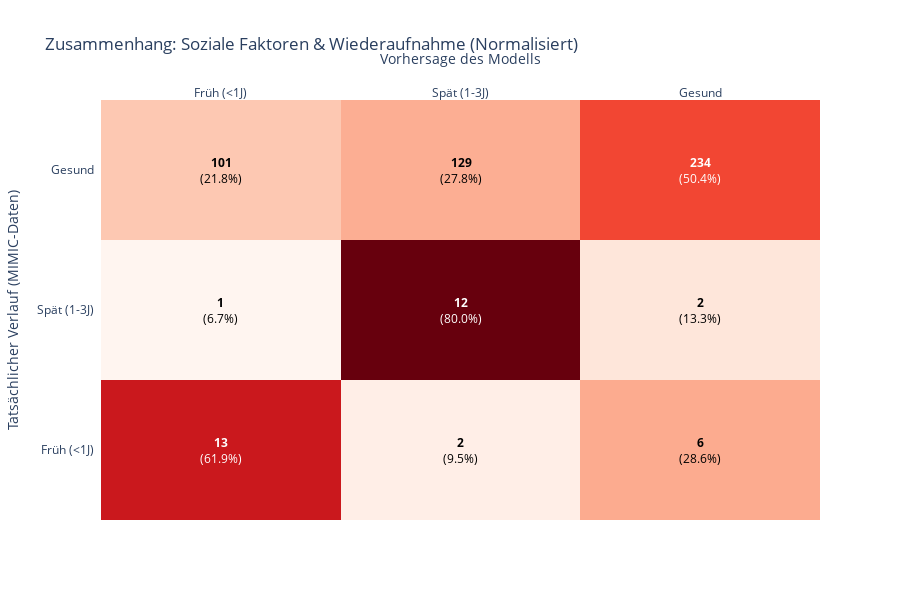

The notebook cell saved with this chart:
### Markdown cell above
# Evaluation der TabPFN Analyse

### Code cell
import plotly.figure_factory as ff
from sklearn.metrics import classification_report, confusion_matrix
import pandas as pd

# 1. Classification Report ausgeben (Text-Form für die harten Fakten)
print("EXPRESS-CHECK REPORT (N_train=1000):")
report_dict = classification_report(y_test_fast, y_val_pred_fast, 
                                   target_names=['Früh (<1J)', 'Spät (1-3J)', 'Gesund'],
                                   output_dict=True,
                                   zero_division=0)
print(classification_report(y_test_fast, y_val_pred_fast, 
                           target_names=['Früh (<1J)', 'Spät (1-3J)', 'Gesund']))

import plotly.figure_factory as ff
import numpy as np

# 1. Normalisierung der Confusion Matrix (Zeilenweise)
# Wie viel % der tatsächlichen Klasse wurden wie vorhergesagt?
cm = confusion_matrix(y_test_fast, y_val_pred_fast)
cm_perc = cm.astype('float') / cm.sum(axis=1)[:, np.newaxis]

labels = ['Früh (<1J)', 'Spät (1-3J)', 'Gesund']

# 2. Text für die Boxen (Absolute Zahl + Prozent)
annot_text = [
    [f"<b>{val}</b><br>({perc:.1%})" for val, perc in zip(row_val, row_perc)]
    for row_val, row_perc in zip(cm, cm_perc)
]

# 3. Interaktive Heatmap
fig = ff.create_annotated_heatmap(
    cm_perc, 
    x=labels, 
    y=labels, 
    annotation_text=annot_text, 
    colorscale='Reds' # 'Reds' hebt die Treffer besser hervor
)

fig.update_layout(
    title='Zusammenhang: Soziale Faktoren & Wiederaufnahme (Normalisiert)',
    xaxis_title="Vorhersage des Modells",
    yaxis_title="Tatsächlicher Verlauf (MIMIC-Daten)",
    template="plotly_white",
    height=600
)

fig.show()

### Figure 1 — Plotly figure (JSON) as saved in the notebook; plotly's stock layout.template omitted (floating-point values rounded to 4 significant figures)
{"data": [{"colorscale": [[0, "rgb(255,245,240)"], [0.125, "rgb(254,224,210)"], [0.25, "rgb(252,187,161)"], [0.375, "rgb(252,146,114)"], [0.5, "rgb(251,106,74)"], [0.625, "rgb(239,59,44)"], [0.75, "rgb(203,24,29)"], [0.875, "rgb(165,15,21)"], [1, "rgb(103,0,13)"]], "reversescale": false, "showscale": false, "type": "heatmap", "x": ["Früh (<1J)", "Spät (1-3J)", "Gesund"], "y": ["Früh (<1J)", "Spät (1-3J)", "Gesund"], "z": [[0.619, 0.09524, 0.2857], [0.06667, 0.8, 0.1333], [0.2177, 0.278, 0.5043]]}], "layout": {"annotations": [{"font": {"color": "#FFFFFF"}, "showarrow": false, "text": "<b>13</b><br>(61.9%)", "x": "Früh (<1J)", "xref": "x", "y": "Früh (<1J)", "yref": "y"}, {"font": {"color": "#000000"}, "showarrow": false, "text": "<b>2</b><br>(9.5%)", "x": "Spät (1-3J)", "xref": "x", "y": "Früh (<1J)", "yref": "y"}, {"font": {"color": "#000000"}, "showarrow": false, "text": "<b>6</b><br>(28.6%)", "x": "Gesund", "xref": "x", "y": "Früh (<1J)", "yref": "y"}, {"font": {"color": "#000000"}, "showarrow": false, "text": "<b>1</b><br>(6.7%)", "x": "Früh (<1J)", "xref": "x", "y": "Spät (1-3J)", "yref": "y"}, {"font": {"color": "#FFFFFF"}, "showarrow": false, "text": "<b>12</b><br>(80.0%)", "x": "Spät (1-3J)", "xref": "x", "y": "Spät (1-3J)", "yref": "y"}, {"font": {"color": "#000000"}, "showarrow": false, "text": "<b>2</b><br>(13.3%)", "x": "Gesund", "xref": "x", "y": "Spät (1-3J)", "yref": "y"}, {"font": {"color": "#000000"}, "showarrow": false, "text": "<b>101</b><br>(21.8%)", "x": "Früh (<1J)", "xref": "x", "y": "Gesund", "yref": "y"}, {"font": {"color": "#000000"}, "showarrow": false, "text": "<b>129</b><br>(27.8%)", "x": "Spät (1-3J)", "xref": "x", "y": "Gesund", "yref": "y"}, {"font": {"color": "#FFFFFF"}, "showarrow": false, "text": "<b>234</b><br>(50.4%)", "x": "Gesund", "xref": "x", "y": "Gesund", "yref": "y"}], "height": 600, "title": {"text": "Zusammenhang: Soziale Faktoren & Wiederaufnahme (Normalisiert)"}, "xaxis": {"dtick": 1, "gridcolor": "rgb(0, 0, 0)", "side": "top", "ticks": "", "title": {"text": "Vorhersage des Modells"}}, "yaxis": {"dtick": 1, "ticks": "", "ticksuffix": "  ", "title": {"text": "Tatsächlicher Verlauf (MIMIC-Daten)"}}}}
